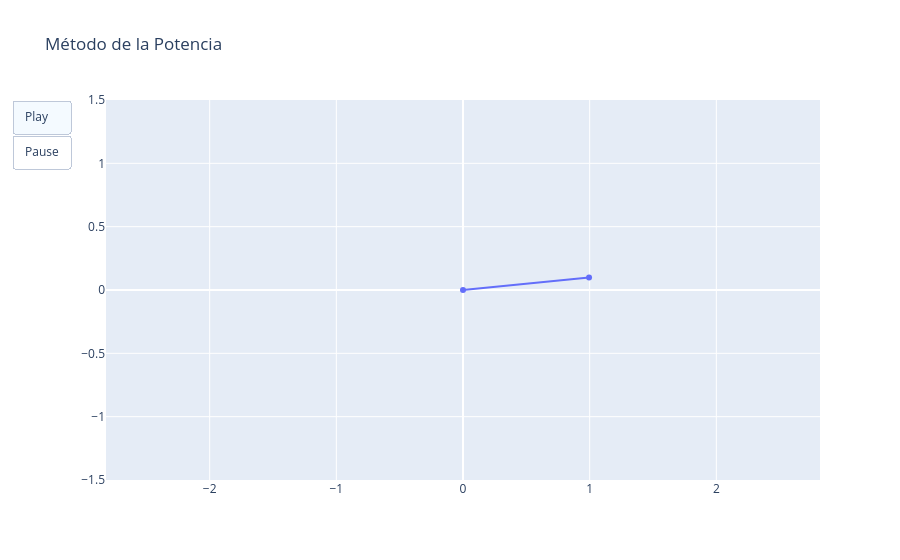
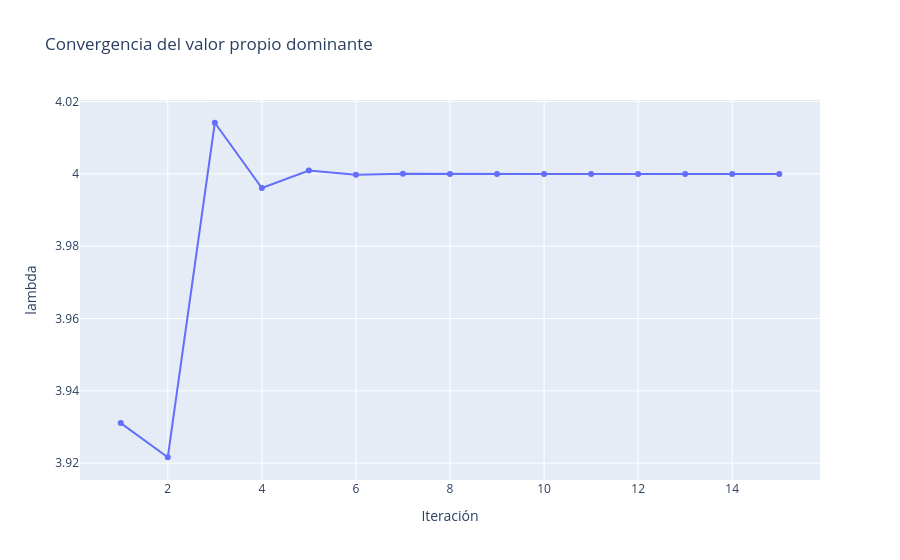

Notebook code cell kept with these figures, in order:
### Code cell
# ---------------------------
# Animación con Plotly
# ---------------------------

frames = []
for i, vec in enumerate(vectores):
    frames.append(
        go.Frame(
            data=[
                go.Scatter(
                    x=[0, vec[0]],
                    y=[0, vec[1]],
                    mode="lines+markers",
                    line=dict(width=4),
                    marker=dict(size=8)
                )
            ],
            name=str(i)
        )
    )

fig = go.Figure(
    data=[
        go.Scatter(
            x=[0, vectores[0][0]],
            y=[0, vectores[0][1]],
            mode="lines+markers"
        )
    ],
    layout=go.Layout(
        title="Método de la Potencia",
        xaxis=dict(range=[-1.5, 1.5]),
        yaxis=dict(range=[-1.5, 1.5], scaleanchor="x"),
        updatemenus=[{
            "type": "buttons",
            "buttons": [
                {"label": "Play",
                 "method": "animate",
                 "args": [None, {"frame": {"duration": 500}}]},
                {"label": "Pause",
                 "method": "animate",
                 "args": [[None], {"frame": {"duration": 0}}]}
            ]
        }]
    ),
    frames=frames
)

fig.show()

# ---------------------------
# 🔵 Convergencia del valor propio
# ---------------------------

fig_lambda = go.Figure()

fig_lambda.add_trace(go.Scatter(
    x=df["Iteración"],
    y=df["lambda"],
    mode="lines+markers"
))

fig_lambda.update_layout(
    title="Convergencia del valor propio dominante",
    xaxis_title="Iteración",
    yaxis_title="lambda"
)

fig_lambda.show()

### Figure 1 — Plotly figure (JSON) as saved in the notebook; plotly's stock layout.template omitted (floating-point values rounded to 4 significant figures)
{"data": [{"mode": "lines+markers", "type": "scatter", "x": [0, 0.995], "y": [0, 0.0995]}], "layout": {"title": {"text": "Método de la Potencia"}, "updatemenus": [{"buttons": [{"args": [null, {"frame": {"duration": 500}}], "label": "Play", "method": "animate"}, {"args": [[null], {"frame": {"duration": 0}}], "label": "Pause", "method": "animate"}], "type": "buttons"}], "xaxis": {"range": [-1.5, 1.5]}, "yaxis": {"range": [-1.5, 1.5], "scaleanchor": "x"}}}

### Figure 2 — Plotly figure (JSON) as saved in the notebook; plotly's stock layout.template omitted (floating-point values rounded to 4 significant figures)
{"data": [{"mode": "lines+markers", "type": "scatter", "x": [1, 2, 3, 4, 5, 6, 7, 8, 9, 10, 11, 12, 13, 14, 15], "y": [3.931, 3.922, 4.014, 3.996, 4.001, 4.0, 4.0, 4.0, 4.0, 4.0, 4.0, 4.0, 4.0, 4.0, 4.0]}], "layout": {"title": {"text": "Convergencia del valor propio dominante"}, "xaxis": {"title": {"text": "Iteración"}}, "yaxis": {"title": {"text": "lambda"}}}}
